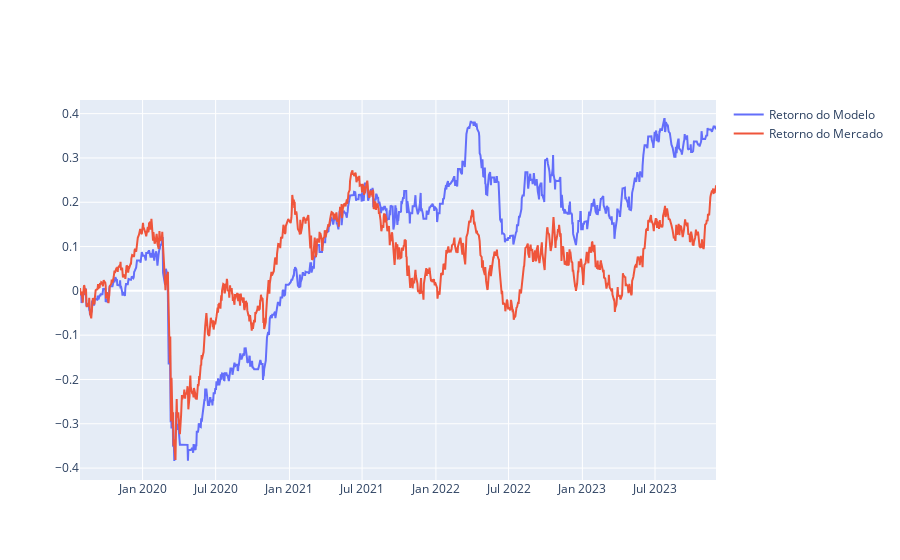

Source (notebook cell):
### Code cell
import plotly_express as px
import plotly.graph_objects as go
df = pd.read_csv('./relatorios/TCC_SVM/previsoes.csv')
fig = go.Figure()
#Retorno do Modelo
fig.add_traces(go.Scatter(x=df['Date'], y=df['Retorno_Acumulado_Modelo'],name='Retorno do Modelo'))
#Retorno Mercado
fig.add_traces(go.Scatter(x=df['Date'], y=df['Retorno_Acumulado_Mercado'],name='Retorno do Mercado'))
#DrawDown Modelo:
# fig.add_traces(go.Scatter(x=merge.index, y=merge['DrawDown'],name='DrawDown'))

fig.show()

### Figure 1 — Plotly figure (JSON) as saved in the notebook; plotly's stock layout.template omitted (floating-point values rounded to 4 significant figures; data arrays with more than 128 entries replaced by an {"elided": "..."} marker saying what was removed)
{"data": [{"name": "Retorno do Modelo", "type": "scatter", "x": {"elided": "1081 str values"}, "y": {"elided": "1081 float values"}}, {"name": "Retorno do Mercado", "type": "scatter", "x": {"elided": "1081 str values"}, "y": {"elided": "1081 float values"}}], "layout": {}}
